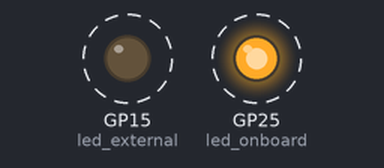
Simulated run of this program. Board: Raspberry Pi Pico running MicroPython. Shown: output pins drawn as LEDs (lit = HIGH). Dashed ring = blinking.

Above: at 2.5 s.
Timing chart, 0 to 6.6 s (numbered marks = the images above):
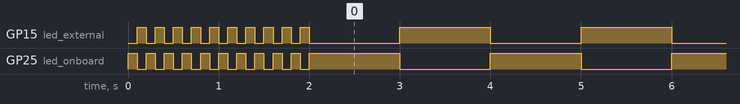

The program:

led.py
```python
import machine
import utime

led_onboard = machine.Pin(25, machine.Pin.OUT)
led_external = machine.Pin(15, machine.Pin.OUT)


for i in range(10):
    led_onboard.value(1)
    led_external.value(0)
    utime.sleep(.1)
    led_onboard.value(0)
    led_external.value(1)
    utime.sleep(.1)

while True:
    led_onboard.toggle()
    led_external.toggle()
    utime.sleep(1)
```

Measured:
- by itself, GP15 (led_external): goes 9 × (LOW 0.10 s, HIGH 0.10 s), 63 × (LOW 1.0 s, HIGH 1.0 s), LOW 1.0 s, then HIGH
- by itself, GP25 (led_onboard): goes 9 × (LOW 0.10 s, HIGH 0.10 s), LOW 0.10 s, 63 × (HIGH 1.0 s, LOW 1.0 s), HIGH 1.0 s, then LOW
